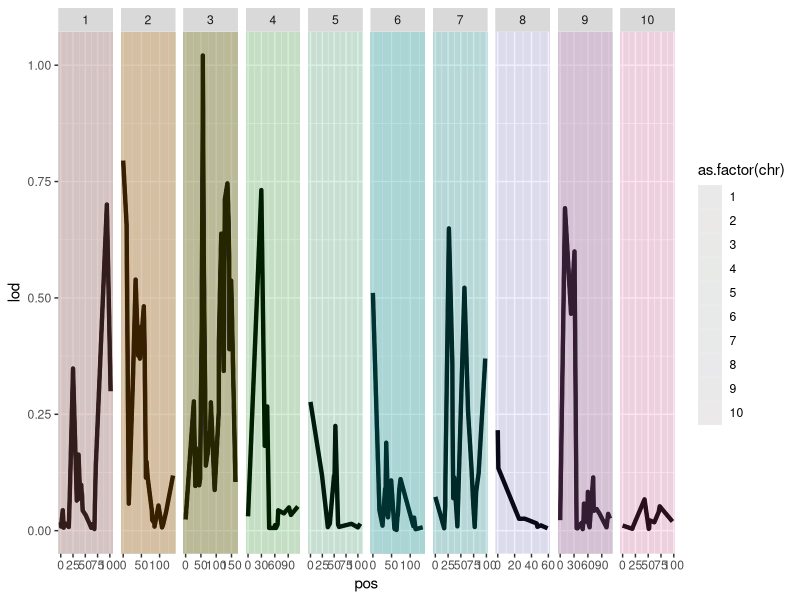

The R source for this figure:
# root_qtl.R

# pick a threshold for the log scores
library(ggplot2)

setwd("~/Desktop/Lab/Maloof Lab/QTL_Visualization/")

qtl <- read.csv("chr_pos_lod_name.csv")

ggplot(qtl, aes(pos, lod)) +
  geom_line(size = 1.5) +
  facet_grid(. ~ chr, scales = "free_x") + 
  geom_rect(aes(fill = as.factor(chr)),xmin = -Inf,xmax = Inf, ymin = -Inf,ymax = Inf,alpha = 0.01)
